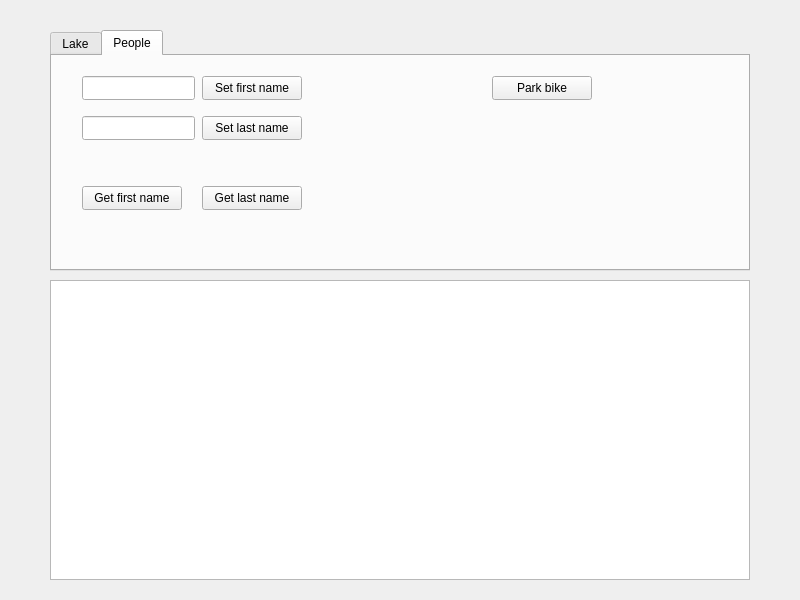
<?xml version="1.0" encoding="UTF-8"?>
<ui version="4.0">
 <class>GUI</class>
 <widget class="QWidget" name="GUI">
  <property name="geometry">
   <rect>
    <x>0</x>
    <y>0</y>
    <width>800</width>
    <height>600</height>
   </rect>
  </property>
  <property name="windowTitle">
   <string>GUI</string>
  </property>
  <widget class="QPlainTextEdit" name="log">
   <property name="geometry">
    <rect>
     <x>50</x>
     <y>280</y>
     <width>700</width>
     <height>300</height>
    </rect>
   </property>
  </widget>
  <widget class="QTabWidget" name="tabWidget">
   <property name="geometry">
    <rect>
     <x>50</x>
     <y>30</y>
     <width>700</width>
     <height>241</height>
    </rect>
   </property>
   <property name="currentIndex">
    <number>1</number>
   </property>
   <widget class="QWidget" name="lakeTab">
    <attribute name="title">
     <string>Lake</string>
    </attribute>
    <widget class="QPushButton" name="getWaterTemperatureBtn">
     <property name="geometry">
      <rect>
       <x>40</x>
       <y>30</y>
       <width>200</width>
       <height>24</height>
      </rect>
     </property>
     <property name="text">
      <string>Get water temperature</string>
     </property>
    </widget>
    <widget class="QPushButton" name="getWaterQualityBtn">
     <property name="geometry">
      <rect>
       <x>40</x>
       <y>70</y>
       <width>200</width>
       <height>24</height>
      </rect>
     </property>
     <property name="text">
      <string>Get water quality</string>
     </property>
    </widget>
   </widget>
   <widget class="QWidget" name="peopleTab">
    <attribute name="title">
     <string>People</string>
    </attribute>
    <widget class="QLineEdit" name="setFirstNameEdit">
     <property name="geometry">
      <rect>
       <x>30</x>
       <y>20</y>
       <width>113</width>
       <height>24</height>
      </rect>
     </property>
    </widget>
    <widget class="QPushButton" name="setFirstNameBtn">
     <property name="geometry">
      <rect>
       <x>150</x>
       <y>20</y>
       <width>100</width>
       <height>24</height>
      </rect>
     </property>
     <property name="text">
      <string>Set first name</string>
     </property>
    </widget>
    <widget class="QLineEdit" name="setLastNameEdit">
     <property name="geometry">
      <rect>
       <x>30</x>
       <y>60</y>
       <width>113</width>
       <height>24</height>
      </rect>
     </property>
    </widget>
    <widget class="QPushButton" name="setLastNameBtn">
     <property name="geometry">
      <rect>
       <x>150</x>
       <y>60</y>
       <width>100</width>
       <height>24</height>
      </rect>
     </property>
     <property name="text">
      <string>Set last name</string>
     </property>
    </widget>
    <widget class="QPushButton" name="getFirstNameBtn">
     <property name="geometry">
      <rect>
       <x>30</x>
       <y>130</y>
       <width>100</width>
       <height>24</height>
      </rect>
     </property>
     <property name="text">
      <string>Get first name</string>
     </property>
    </widget>
    <widget class="QPushButton" name="getLastNameBtn">
     <property name="geometry">
      <rect>
       <x>150</x>
       <y>130</y>
       <width>100</width>
       <height>24</height>
      </rect>
     </property>
     <property name="text">
      <string>Get last name</string>
     </property>
    </widget>
    <widget class="QPushButton" name="parkBikeBtn">
     <property name="geometry">
      <rect>
       <x>440</x>
       <y>20</y>
       <width>100</width>
       <height>24</height>
      </rect>
     </property>
     <property name="text">
      <string>Park bike</string>
     </property>
    </widget>
   </widget>
  </widget>
 </widget>
 <resources/>
 <connections/>
</ui>
